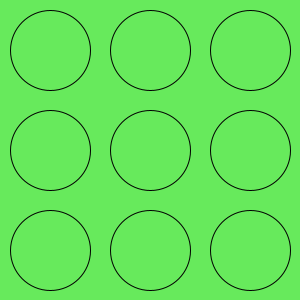
Frame 1 (no input)
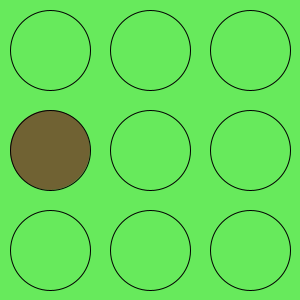
Frame 60 (the mouse pressed at the canvas centre just before this capture)
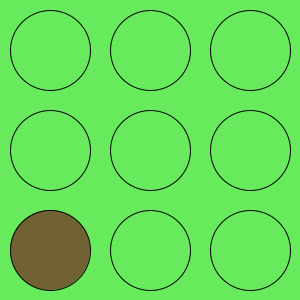
Frame 120 (the mouse held since frame 60 and released just before this capture)

The Processing sketch that drew these frames (run headless with seeded random() and noise(); from frame 60 on, the mouse is pressed at the canvas centre):

// Processing sketch: week11_1
// ── week11_1.pde
//week11-1 好玩的程式設計 打死[地鼠]
//week10-2 好玩的程式設計 地鼠會冒出來
//可從你的 GitHub倉庫 or 老師 http:github.com/juyeh/2026aaia
void setup(){
  size(300, 300);//視窗大小
}
int[][]a = { {0, 0, 0}, {0, 0, 0}, {0, 0, 0} };//2D陣列(Java)
void mousePressed(){
  int i = mouseY / 100, j = mouseX / 100;//作手i對應Y, 右手i對應X
  if(a[i][j] > 0){ //地鼠的頭,還在地面上
    a[i][j] = -120;//負的,代表死掉了!!
  }
}
void draw(){
  background(#67EA5C);//綠色背景
  if(frameCount%60==0){
    int i = int(random(3)), j = int(random(3));//亂數挑i, j
    a[i][j] = 60;
  }
  for(int i=0; i<3; i++){//左手i 對應y座標
    for(int j=0; j<3; j++){//右手j 對應x座標
      int x = j*100+50, y = i * 100 + 50;//算出座標
      if(a[i][j] < 0){//被打死的可憐小地鼠
        fill(255, 0, 0);//紅色的血
        a[i][j]++; //數字慢慢從-120變大, 最後會變成0就是死掉的地鼠[消失]
      }else if(a[i][j] > 0){
        fill(#715931, a[i][j]*4);//會變色、半透明的地鼠
        a[i][j]--;//數字再變小
      }else fill(#67EA5C);//綠色的洞
      ellipse(x, y, 80, 80);//地鼠地洞
    }
  }
}
